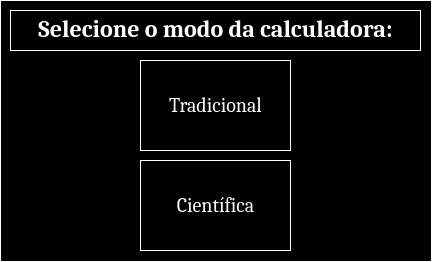
<?xml version="1.0" encoding="UTF-8"?>
<ui version="4.0">
 <class>Dialog</class>
 <widget class="QDialog" name="Dialog">
  <property name="geometry">
   <rect>
    <x>0</x>
    <y>0</y>
    <width>432</width>
    <height>262</height>
   </rect>
  </property>
  <property name="windowTitle">
   <string>Dialog</string>
  </property>
  <property name="styleSheet">
   <string notr="true">color: white;
border: 1px solid white;
background-color: black;
</string>
  </property>
  <widget class="QPushButton" name="T">
   <property name="geometry">
    <rect>
     <x>140</x>
     <y>60</y>
     <width>151</width>
     <height>91</height>
    </rect>
   </property>
   <property name="font">
    <font>
     <family>Cambria</family>
     <pointsize>15</pointsize>
    </font>
   </property>
   <property name="text">
    <string>Tradicional</string>
   </property>
  </widget>
  <widget class="QPushButton" name="C">
   <property name="geometry">
    <rect>
     <x>140</x>
     <y>160</y>
     <width>151</width>
     <height>91</height>
    </rect>
   </property>
   <property name="font">
    <font>
     <family>Cambria</family>
     <pointsize>15</pointsize>
    </font>
   </property>
   <property name="text">
    <string>Científica</string>
   </property>
  </widget>
  <widget class="QTextBrowser" name="textBrowser">
   <property name="geometry">
    <rect>
     <x>10</x>
     <y>10</y>
     <width>411</width>
     <height>41</height>
    </rect>
   </property>
   <property name="font">
    <font>
     <family>Cambria</family>
    </font>
   </property>
   <property name="html">
    <string>&lt;!DOCTYPE HTML PUBLIC &quot;-//W3C//DTD HTML 4.0//EN&quot; &quot;http://www.w3.org/TR/REC-html40/strict.dtd&quot;&gt;
&lt;html&gt;&lt;head&gt;&lt;meta name=&quot;qrichtext&quot; content=&quot;1&quot; /&gt;&lt;style type=&quot;text/css&quot;&gt;
p, li { white-space: pre-wrap; }
&lt;/style&gt;&lt;/head&gt;&lt;body style=&quot; font-family:'Cambria'; font-size:9.75pt; font-weight:400; font-style:normal;&quot;&gt;
&lt;p align=&quot;center&quot; style=&quot; margin-top:0px; margin-bottom:0px; margin-left:0px; margin-right:0px; -qt-block-indent:0; text-indent:0px;&quot;&gt;&lt;span style=&quot; font-size:18pt; font-weight:600;&quot;&gt;Selecione o modo da calculadora:&lt;/span&gt;&lt;/p&gt;&lt;/body&gt;&lt;/html&gt;</string>
   </property>
  </widget>
 </widget>
 <resources/>
 <connections/>
</ui>
